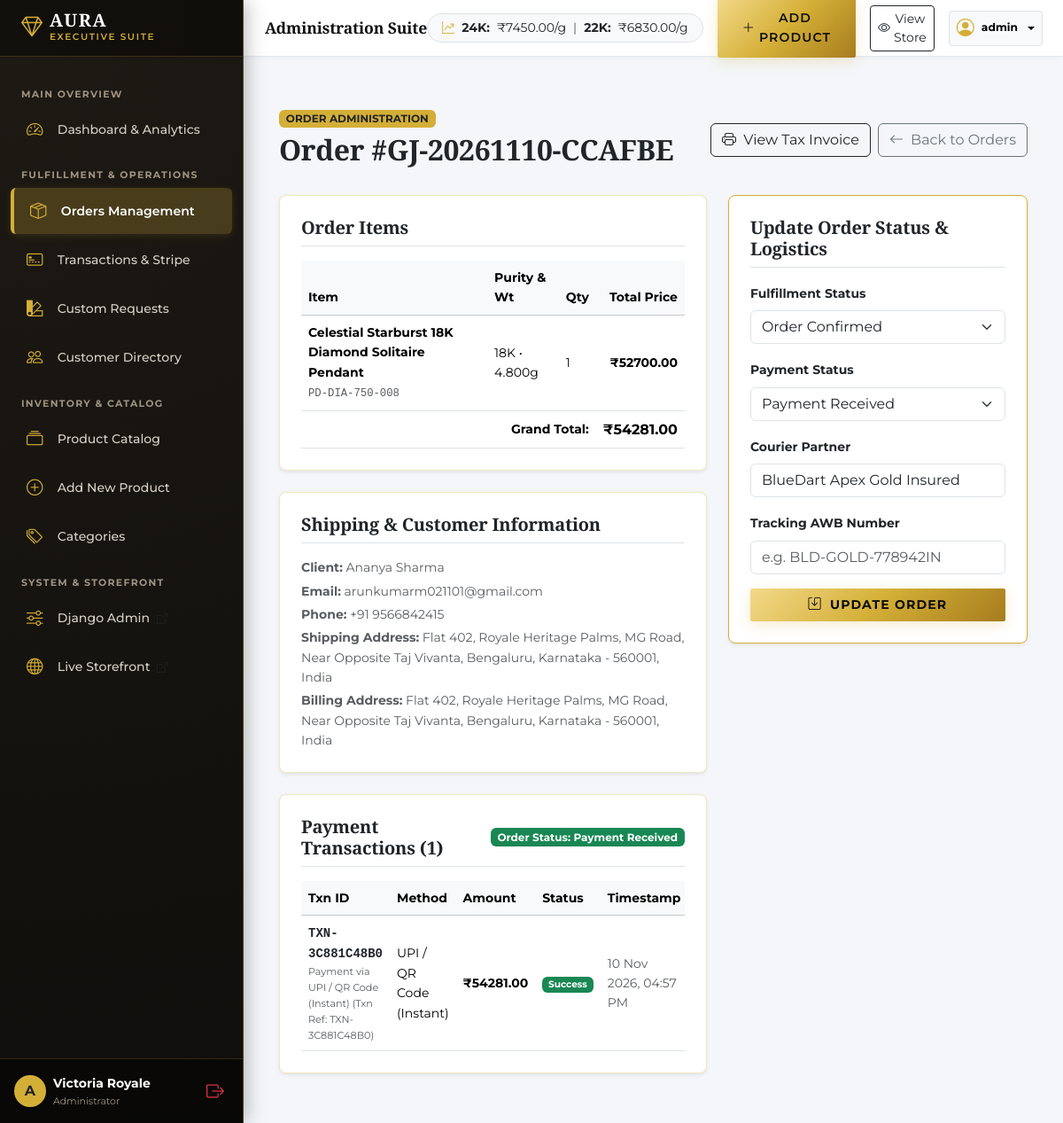
The app's page /admin-portal/orders/GJ-20261110-CCAFBE/ (signed in), older data.
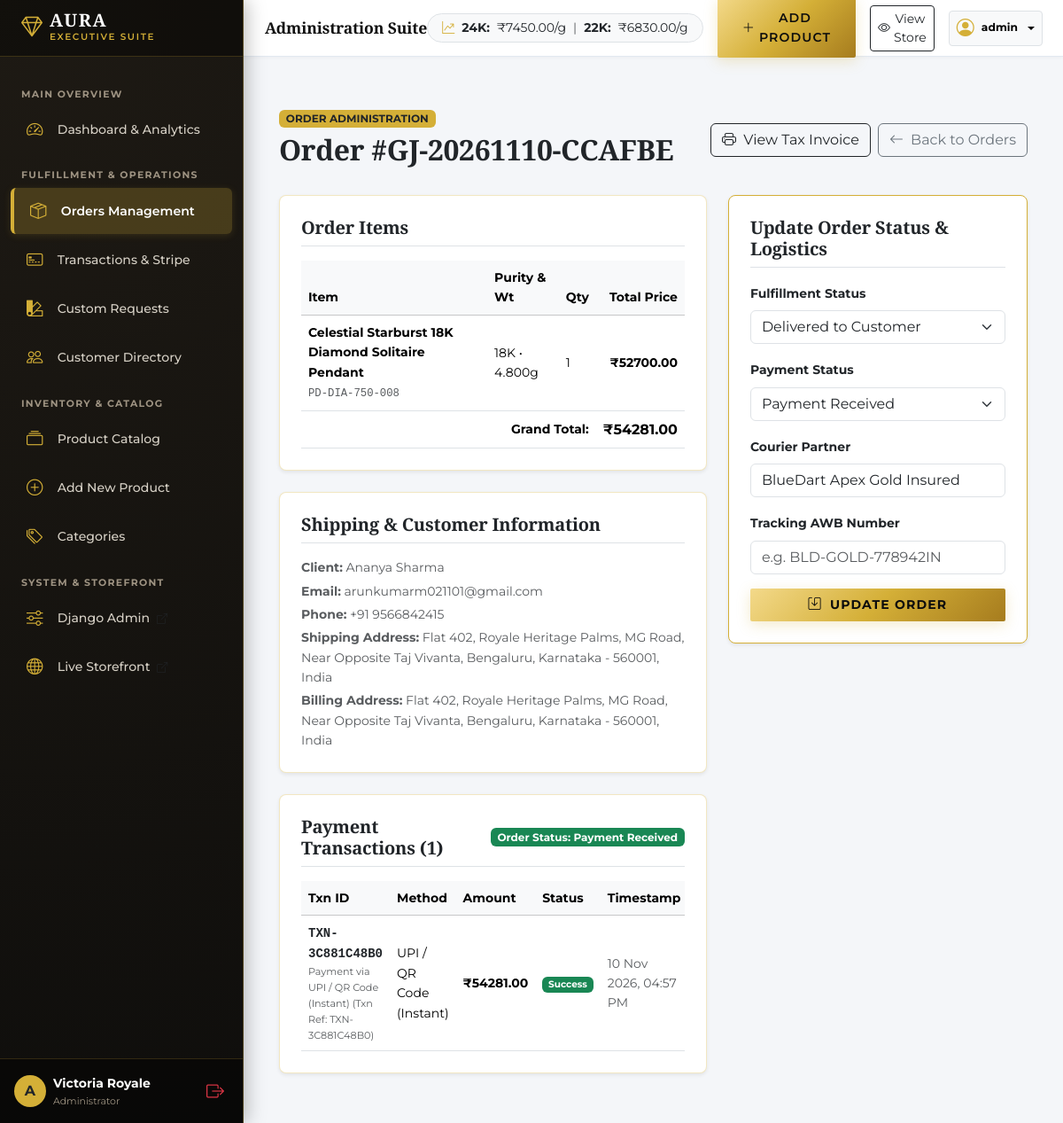
The same page, newer data.
### orders/models.py (models this page shows, shortened)
class Order(models.Model):
    ORDER_STATUS_CHOICES = [
        ('PENDING', 'Pending Confirmation'),
        ('CONFIRMED', 'Order Confirmed'),
        ('CRAFTING', 'Hallmarking & Crafting'),
        ('SHIPPED', 'Dispatched / In Transit'),
        ('OUT_FOR_DELIVERY', 'Out for Delivery'),
        ('DELIVERED', 'Delivered'),
        ('CANCELLED', 'Cancelled'),
    ]
    PAYMENT_METHOD_CHOICES = [
        ('COD', 'Cash on Delivery (Insured)'),
        ('UPI', 'UPI / QR Code (Instant)'),
        ('ONLINE_CARD', 'Credit / Debit Card / NetBanking'),
        ('BANK_TRANSFER', 'Direct Bank Transfer / NEFT'),
        ('STRIPE', 'Stripe Online Payment (Cards & Global)'),
    ]
    PAYMENT_STATUS_CHOICES = [
        ('PENDING', 'Pending Payment'),
        ('PAID', 'Payment Received'),
        ('FAILED', 'Payment Failed'),
        ('REFUNDED', 'Refunded'),
    ]
    order_number = models.CharField(max_length=50, unique=True, editable=False)
    invoice_number = models.CharField(max_length=60, unique=True, blank=True)
    user = models.ForeignKey(User, on_delete=models.SET_NULL, null=True, blank=True, related_name='orders')
    customer_name = models.CharField(max_length=150)
    customer_email = models.EmailField()
    customer_phone = models.CharField(max_length=20)
    shipping_address = models.TextField(help_text="Full shipping destination address snapshot")
    billing_address = models.TextField(help_text="Full billing address snapshot")
    items_total = models.DecimalField(max_digits=12, decimal_places=2, default=Decimal('0.00'))
    making_charges_total = models.DecimalField(max_digits=10, decimal_places=2, default=Decimal('0.00'))
    discount_amount = models.DecimalField(max_digits=10, decimal_places=2, default=Decimal('0.00'))
    tax_amount = models.DecimalField(max_digits=10, decimal_places=2, default=Decimal('0.00'), help_text="GST 3%")
    shipping_charges = models.DecimalField(max_digits=8, decimal_places=2, default=Decimal('0.00'), help_text="Insured delivery")
    grand_total = models.DecimalField(max_digits=12, decimal_places=2)
    payment_method = models.CharField(max_length=20, choices=PAYMENT_METHOD_CHOICES, default='UPI')
    payment_status = models.CharField(max_length=20, choices=PAYMENT_STATUS_CHOICES, default='PENDING')
    order_status = models.CharField(max_length=25, choices=ORDER_STATUS_CHOICES, default='PENDING')
    tracking_number = models.CharField(max_length=100, blank=True, default="")
    courier_partner = models.CharField(max_length=100, blank=True, default="BlueDart Apex Gold Insured")
    estimated_delivery = models.DateField(null=True, blank=True)
    order_notes = models.TextField(blank=True)
    created_at = models.DateTimeField(auto_now_add=True)
    updated_at = models.DateTimeField(auto_now=True)
    class Meta:
        ordering = ['-created_at']

### admin_panel/views.py (the view, shortened to what this page needs)
# urls.py: path('orders/<str:order_number>/', views.admin_order_detail, name='admin_order_detail'),
@user_passes_test(is_admin)
def admin_order_detail(request, order_number):
    order = get_object_or_404(Order.objects.prefetch_related('items', 'payments'), order_number=order_number)
    return render(request, 'admin_panel/order_detail.html', {'order': order})

### admin_panel/views.py (called while the page is built)
def is_admin(user):
    return user.is_authenticated and (user.is_staff or user.is_superuser)

### cart/models.py (called while the page is built)
    @property
    def total_items(self):
        return sum(item.quantity for item in self.items.all())

### admin_panel/templates/admin_panel/order_detail.html (shortened to what the changed rows need)
{% extends 'admin_panel/base_admin.html' %}
{% block content %}
<div class="container py-4">
  <div class="d-flex justify-content-between align-items-center mb-4">
    <div>
      <span class="badge bg-gold text-dark text-uppercase fw-bold">Order Administration</span>
      <h2 class="serif-font fw-bold mt-1">Order #{{ order.order_number }}</h2>
    </div>
  </div>
  <div class="row g-4">
    <div class="col-lg-7">
      <div class="card p-4 border-gold-subtle shadow-sm bg-white rounded-3 mb-4">
        <div class="table-responsive">
          <table class="table small align-middle mb-0">
            <thead class="table-light">
              <tr>
                <th>Item</th>
                <th>Purity & Wt</th>
                <th>Qty</th>
                <th class="text-end">Total Price</th>
              </tr>
            </thead>
            <tfoot class="border-top">
              <tr>
                <th colspan="3" class="text-end">Grand Total:</th>
                <th class="text-end text-gold-dark fs-6">₹{{ order.grand_total }}</th>
              </tr>
            </tfoot>
          </table>
        </div>
      </div>
      <div class="card p-4 border-gold-subtle shadow-sm bg-white rounded-3">
        <div class="small text-muted">
          <p class="mb-1"><strong>Client:</strong> {{ order.customer_name }}</p>
          <p class="mb-1"><strong>Email:</strong> {{ order.customer_email }}</p>
          <p class="mb-1"><strong>Phone:</strong> {{ order.customer_phone }}</p>
          <p class="mb-1"><strong>Shipping Address:</strong> {{ order.shipping_address }}</p>
          <p class="mb-0"><strong>Billing Address:</strong> {{ order.billing_address }}</p>
        </div>
      </div>
      <div class="card p-4 border-gold-subtle shadow-sm bg-white rounded-3 mt-4">
        <div class="d-flex justify-content-between align-items-center border-bottom pb-2 mb-3">
          <h5 class="serif-font fw-bold mb-0">Payment Transactions ({{ order.payments.count }})</h5>
          <span class="badge {% if order.payment_status == 'PAID' %}bg-success{% else %}bg-warning text-dark{% endif %}">
            Order Status: {{ order.get_payment_status_display }}
          </span>
        </div>
        <div class="table-responsive">
          <table class="table small align-middle mb-0">
            <thead class="table-light">
              <tr>
                <th>Txn ID</th>
                <th>Method</th>
                <th>Amount</th>
                <th>Status</th>
                <th>Timestamp</th>
              </tr>
            </thead>
          </table>
        </div>
      </div>
    </div>
    <div class="col-lg-5">
      <div class="card p-4 border-gold shadow-sm bg-white rounded-3">
        <form method="POST">
          <div class="mb-3">
            <label class="form-label small fw-bold">Fulfillment Status</label>
            <select name="order_status" class="form-select">
              <option value="CONFIRMED" {% if order.order_status == 'CONFIRMED' %}selected{% endif %}>Order Confirmed</option>
              <option value="DELIVERED" {% if order.order_status == 'DELIVERED' %}selected{% endif %}>Delivered to Customer</option>
            </select>
          </div>
          <div class="mb-3">
            <label class="form-label small fw-bold">Payment Status</label>
            <select name="payment_status" class="form-select">
              <option value="PAID" {% if order.payment_status == 'PAID' %}selected{% endif %}>Payment Received</option>
            </select>
          </div>
          <div class="mb-3">
            <label class="form-label small fw-bold">Courier Partner</label>
            <input type="text" name="courier_partner" class="form-control" value="{{ order.courier_partner }}">
          </div>
        </form>
      </div>
    </div>
  </div>
</div>
{% endblock %}

Row changes from the older to the newer data that the page shows:
changed Order "GJ-20261110-CCAFBE": order_status "Order Confirmed" → "Delivered to Customer"
